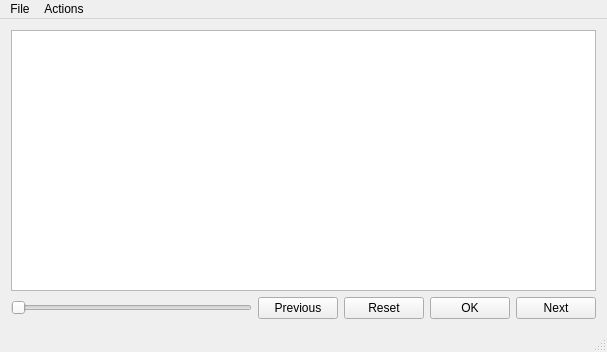
<?xml version="1.0" encoding="UTF-8"?>
<ui version="4.0">
 <class>MainWindow</class>
 <widget class="QMainWindow" name="MainWindow">
  <property name="geometry">
   <rect>
    <x>0</x>
    <y>0</y>
    <width>607</width>
    <height>352</height>
   </rect>
  </property>
  <property name="windowTitle">
   <string>Bial Batch Segmentation</string>
  </property>
  <widget class="QWidget" name="centralWidget">
   <layout class="QGridLayout" name="gridLayout">
    <item row="1" column="0">
     <widget class="QSlider" name="horizontalSlider">
      <property name="orientation">
       <enum>Qt::Horizontal</enum>
      </property>
     </widget>
    </item>
    <item row="1" column="1">
     <widget class="QPushButton" name="pushButtonPrevious">
      <property name="text">
       <string>Previous</string>
      </property>
     </widget>
    </item>
    <item row="1" column="4">
     <widget class="QPushButton" name="pushButtonNext">
      <property name="text">
       <string>Next</string>
      </property>
     </widget>
    </item>
    <item row="0" column="0" colspan="5">
     <widget class="GraphicsView" name="graphicsView"/>
    </item>
    <item row="1" column="3">
     <widget class="QPushButton" name="pushButton">
      <property name="text">
       <string>OK</string>
      </property>
     </widget>
    </item>
    <item row="1" column="2">
     <widget class="QPushButton" name="pushButtonReset">
      <property name="text">
       <string>Reset</string>
      </property>
     </widget>
    </item>
   </layout>
  </widget>
  <widget class="QMenuBar" name="menuBar">
   <property name="geometry">
    <rect>
     <x>0</x>
     <y>0</y>
     <width>607</width>
     <height>20</height>
    </rect>
   </property>
   <widget class="QMenu" name="menuFile">
    <property name="title">
     <string>File</string>
    </property>
    <addaction name="actionOpen"/>
    <addaction name="actionOpen_folder"/>
    <addaction name="separator"/>
    <addaction name="actionSet_default_folder"/>
    <addaction name="actionSet_result_folder"/>
    <addaction name="separator"/>
    <addaction name="actionExit"/>
   </widget>
   <widget class="QMenu" name="menuActions">
    <property name="title">
     <string>Actions</string>
    </property>
    <addaction name="actionStart_Segmentation"/>
    <addaction name="actionReset_seeds"/>
    <addaction name="actionNext"/>
    <addaction name="actionPrevious"/>
    <addaction name="actionSave"/>
   </widget>
   <addaction name="menuFile"/>
   <addaction name="menuActions"/>
  </widget>
  <widget class="QStatusBar" name="statusBar"/>
  <action name="actionOpen">
   <property name="text">
    <string>Open Image</string>
   </property>
   <property name="shortcut">
    <string>Ctrl+O</string>
   </property>
  </action>
  <action name="actionOpen_folder">
   <property name="text">
    <string>Open folder</string>
   </property>
   <property name="shortcut">
    <string>Ctrl+Shift+O</string>
   </property>
  </action>
  <action name="actionExit">
   <property name="text">
    <string>Exit</string>
   </property>
   <property name="shortcut">
    <string>Ctrl+Q</string>
   </property>
  </action>
  <action name="actionSet_default_folder">
   <property name="text">
    <string>Set default folder</string>
   </property>
  </action>
  <action name="actionSet_result_folder">
   <property name="text">
    <string>Set result folder</string>
   </property>
   <property name="shortcut">
    <string>Ctrl+Shift+S</string>
   </property>
  </action>
  <action name="actionStart_Segmentation">
   <property name="text">
    <string>Start Segmentation</string>
   </property>
   <property name="shortcut">
    <string>Ctrl+Space</string>
   </property>
  </action>
  <action name="actionReset_seeds">
   <property name="text">
    <string>Reset seeds</string>
   </property>
   <property name="shortcut">
    <string>Ctrl+R</string>
   </property>
  </action>
  <action name="actionNext">
   <property name="text">
    <string>Next</string>
   </property>
   <property name="shortcut">
    <string>Right</string>
   </property>
  </action>
  <action name="actionPrevious">
   <property name="text">
    <string>Previous</string>
   </property>
   <property name="shortcut">
    <string>Left</string>
   </property>
  </action>
  <action name="actionSave">
   <property name="text">
    <string>Save</string>
   </property>
   <property name="shortcut">
    <string>Ctrl+S</string>
   </property>
  </action>
 </widget>
 <layoutdefault spacing="6" margin="11"/>
 <customwidgets>
  <customwidget>
   <class>GraphicsView</class>
   <extends>QGraphicsView</extends>
   <header>graphicsview.h</header>
  </customwidget>
 </customwidgets>
 <resources/>
 <connections/>
</ui>
